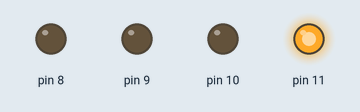
Simulated run of this sketch. Board: Arduino Uno, built with avr-gcc and run on an emulated ATmega328P. Shown: output pins drawn as LEDs (lit = HIGH).

Above: at 0.15 s.
At 10.21 s:
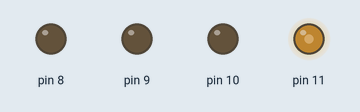
At 17.53 s:
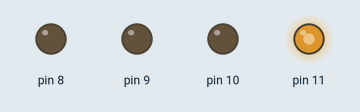
At 38.88 s:
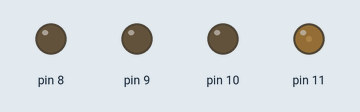
Timing chart, 0 to 40.0 s (numbered marks = the images above):
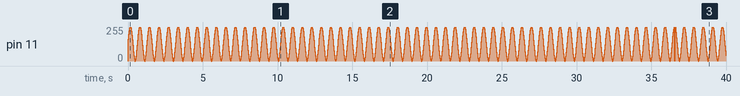

The sketch:

prog04.ino
```cpp
void setup() {
  // put your setup code here, to run once:
  pinMode(8, OUTPUT);
  digitalWrite(8, LOW);
}

void nastav(int red, int green, int blue)
{
  analogWrite(9, green/2); // zelena
  analogWrite(10, blue); // modra
  analogWrite(11, red); // cervena
}

float uhol = 0;

void loop()
{
  int r = sin(uhol)*128 + 128;
  nastav(r, 0, 0);

  uhol = uhol + 0.1;
  delay(10);
}
```
